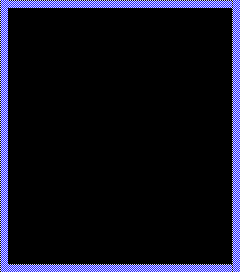

Rendered tile map (Tiled .tmx) drawn with the repository's tilesets; below, a short description and the full map source, tile grids included:
An orthogonal 15x17 tile map with 16x16 px tiles, 1 tile layer (Capa de Patrones 1).

<map version="1.0" orientation="orthogonal" renderorder="right-down" width="15" height="17" tilewidth="16" tileheight="16" nextobjectid="1">
 <tileset firstgid="1" name="mecagoentodo" tilewidth="16" tileheight="16" tilecount="1139">
  <image source="mecagoentodo.png" width="1080" height="280" />
 </tileset>
 <layer name="Capa de Patrones 1" width="15" height="17">
  <data>
   <tile gid="1" />
   <tile gid="2" />
   <tile gid="2" />
   <tile gid="3" />
   <tile gid="4" />
   <tile gid="5" />
   <tile gid="6" />
   <tile gid="7" />
   <tile gid="8" />
   <tile gid="9" />
   <tile gid="10" />
   <tile gid="11" />
   <tile gid="12" />
   <tile gid="13" />
   <tile gid="14" />
   <tile gid="68" />
   <tile gid="69" />
   <tile gid="69" />
   <tile gid="70" />
   <tile gid="71" />
   <tile gid="72" />
   <tile gid="73" />
   <tile gid="74" />
   <tile gid="75" />
   <tile gid="76" />
   <tile gid="77" />
   <tile gid="78" />
   <tile gid="79" />
   <tile gid="80" />
   <tile gid="81" />
   <tile gid="68" />
   <tile gid="136" />
   <tile gid="136" />
   <tile gid="137" />
   <tile gid="138" />
   <tile gid="139" />
   <tile gid="140" />
   <tile gid="141" />
   <tile gid="142" />
   <tile gid="143" />
   <tile gid="144" />
   <tile gid="145" />
   <tile gid="146" />
   <tile gid="147" />
   <tile gid="81" />
   <tile gid="135" />
   <tile gid="69" />
   <tile gid="203" />
   <tile gid="204" />
   <tile gid="205" />
   <tile gid="206" />
   <tile gid="207" />
   <tile gid="208" />
   <tile gid="209" />
   <tile gid="210" />
   <tile gid="211" />
   <tile gid="212" />
   <tile gid="213" />
   <tile gid="214" />
   <tile gid="148" />
   <tile gid="202" />
   <tile gid="136" />
   <tile gid="270" />
   <tile gid="271" />
   <tile gid="272" />
   <tile gid="273" />
   <tile gid="274" />
   <tile gid="275" />
   <tile gid="276" />
   <tile gid="277" />
   <tile gid="278" />
   <tile gid="279" />
   <tile gid="280" />
   <tile gid="281" />
   <tile gid="215" />
   <tile gid="269" />
   <tile gid="203" />
   <tile gid="337" />
   <tile gid="338" />
   <tile gid="339" />
   <tile gid="340" />
   <tile gid="341" />
   <tile gid="342" />
   <tile gid="343" />
   <tile gid="344" />
   <tile gid="345" />
   <tile gid="346" />
   <tile gid="347" />
   <tile gid="348" />
   <tile gid="282" />
   <tile gid="336" />
   <tile gid="270" />
   <tile gid="404" />
   <tile gid="405" />
   <tile gid="406" />
   <tile gid="407" />
   <tile gid="408" />
   <tile gid="409" />
   <tile gid="410" />
   <tile gid="411" />
   <tile gid="412" />
   <tile gid="413" />
   <tile gid="414" />
   <tile gid="415" />
   <tile gid="349" />
   <tile gid="403" />
   <tile gid="337" />
   <tile gid="471" />
   <tile gid="472" />
   <tile gid="473" />
   <tile gid="474" />
   <tile gid="475" />
   <tile gid="476" />
   <tile gid="477" />
   <tile gid="478" />
   <tile gid="479" />
   <tile gid="480" />
   <tile gid="481" />
   <tile gid="482" />
   <tile gid="416" />
   <tile gid="470" />
   <tile gid="404" />
   <tile gid="538" />
   <tile gid="539" />
   <tile gid="540" />
   <tile gid="541" />
   <tile gid="542" />
   <tile gid="543" />
   <tile gid="544" />
   <tile gid="545" />
   <tile gid="546" />
   <tile gid="547" />
   <tile gid="548" />
   <tile gid="549" />
   <tile gid="483" />
   <tile gid="537" />
   <tile gid="471" />
   <tile gid="605" />
   <tile gid="606" />
   <tile gid="607" />
   <tile gid="608" />
   <tile gid="609" />
   <tile gid="610" />
   <tile gid="611" />
   <tile gid="612" />
   <tile gid="613" />
   <tile gid="614" />
   <tile gid="615" />
   <tile gid="616" />
   <tile gid="550" />
   <tile gid="604" />
   <tile gid="538" />
   <tile gid="672" />
   <tile gid="673" />
   <tile gid="674" />
   <tile gid="675" />
   <tile gid="676" />
   <tile gid="677" />
   <tile gid="678" />
   <tile gid="679" />
   <tile gid="680" />
   <tile gid="681" />
   <tile gid="682" />
   <tile gid="683" />
   <tile gid="617" />
   <tile gid="671" />
   <tile gid="605" />
   <tile gid="739" />
   <tile gid="740" />
   <tile gid="741" />
   <tile gid="742" />
   <tile gid="743" />
   <tile gid="744" />
   <tile gid="745" />
   <tile gid="746" />
   <tile gid="747" />
   <tile gid="748" />
   <tile gid="749" />
   <tile gid="750" />
   <tile gid="684" />
   <tile gid="738" />
   <tile gid="672" />
   <tile gid="806" />
   <tile gid="807" />
   <tile gid="808" />
   <tile gid="809" />
   <tile gid="810" />
   <tile gid="811" />
   <tile gid="812" />
   <tile gid="813" />
   <tile gid="814" />
   <tile gid="815" />
   <tile gid="816" />
   <tile gid="817" />
   <tile gid="751" />
   <tile gid="805" />
   <tile gid="739" />
   <tile gid="873" />
   <tile gid="874" />
   <tile gid="875" />
   <tile gid="876" />
   <tile gid="877" />
   <tile gid="878" />
   <tile gid="879" />
   <tile gid="880" />
   <tile gid="881" />
   <tile gid="882" />
   <tile gid="883" />
   <tile gid="884" />
   <tile gid="818" />
   <tile gid="872" />
   <tile gid="806" />
   <tile gid="807" />
   <tile gid="808" />
   <tile gid="809" />
   <tile gid="810" />
   <tile gid="811" />
   <tile gid="812" />
   <tile gid="813" />
   <tile gid="814" />
   <tile gid="815" />
   <tile gid="816" />
   <tile gid="817" />
   <tile gid="673" />
   <tile gid="885" />
   <tile gid="939" />
   <tile gid="873" />
   <tile gid="874" />
   <tile gid="875" />
   <tile gid="876" />
   <tile gid="877" />
   <tile gid="878" />
   <tile gid="879" />
   <tile gid="880" />
   <tile gid="881" />
   <tile gid="882" />
   <tile gid="883" />
   <tile gid="884" />
   <tile gid="673" />
   <tile gid="952" />
   <tile gid="1006" />
   <tile gid="1007" />
   <tile gid="1008" />
   <tile gid="1009" />
   <tile gid="1010" />
   <tile gid="1011" />
   <tile gid="1012" />
   <tile gid="1013" />
   <tile gid="1014" />
   <tile gid="1015" />
   <tile gid="1016" />
   <tile gid="1017" />
   <tile gid="1018" />
   <tile gid="1014" />
   <tile gid="1019" />
  </data>
 </layer>
</map>
